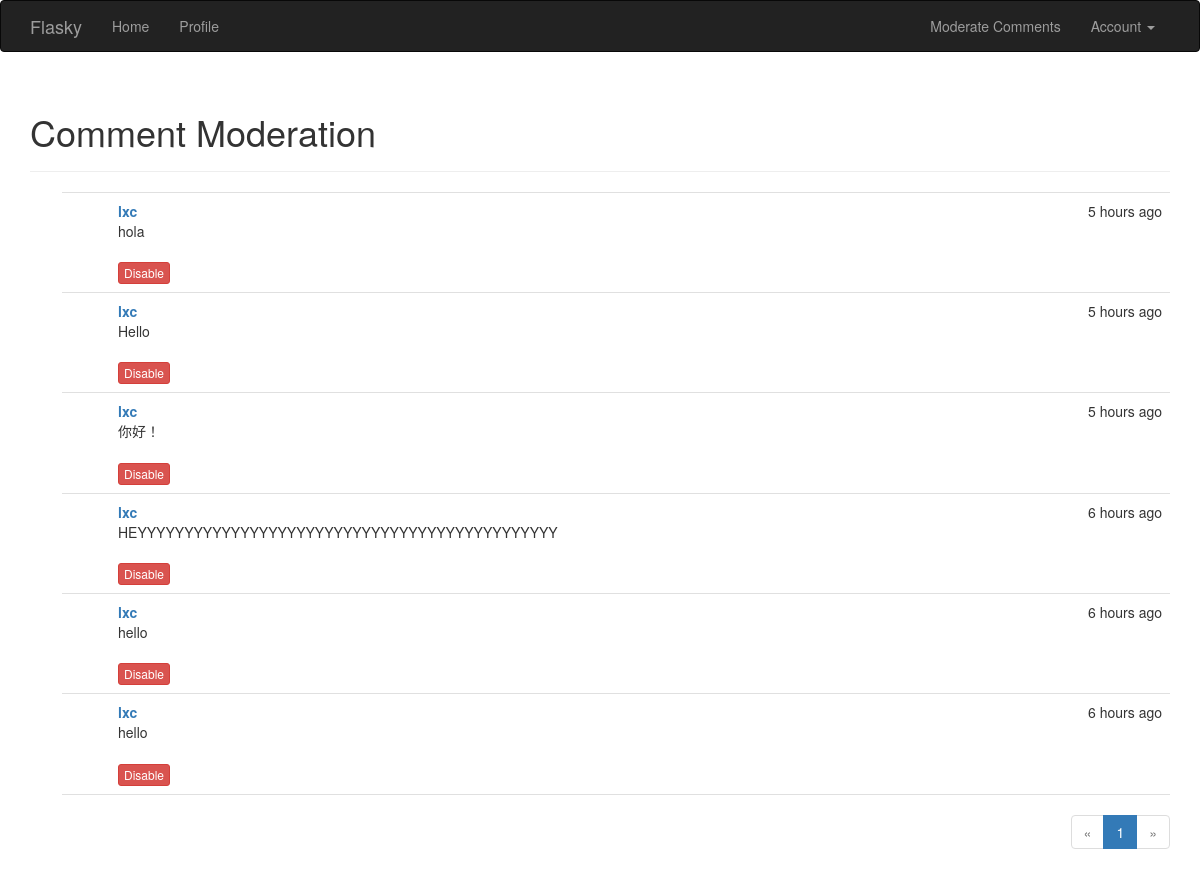
Page /moderate (signed in) on the earlier database version.
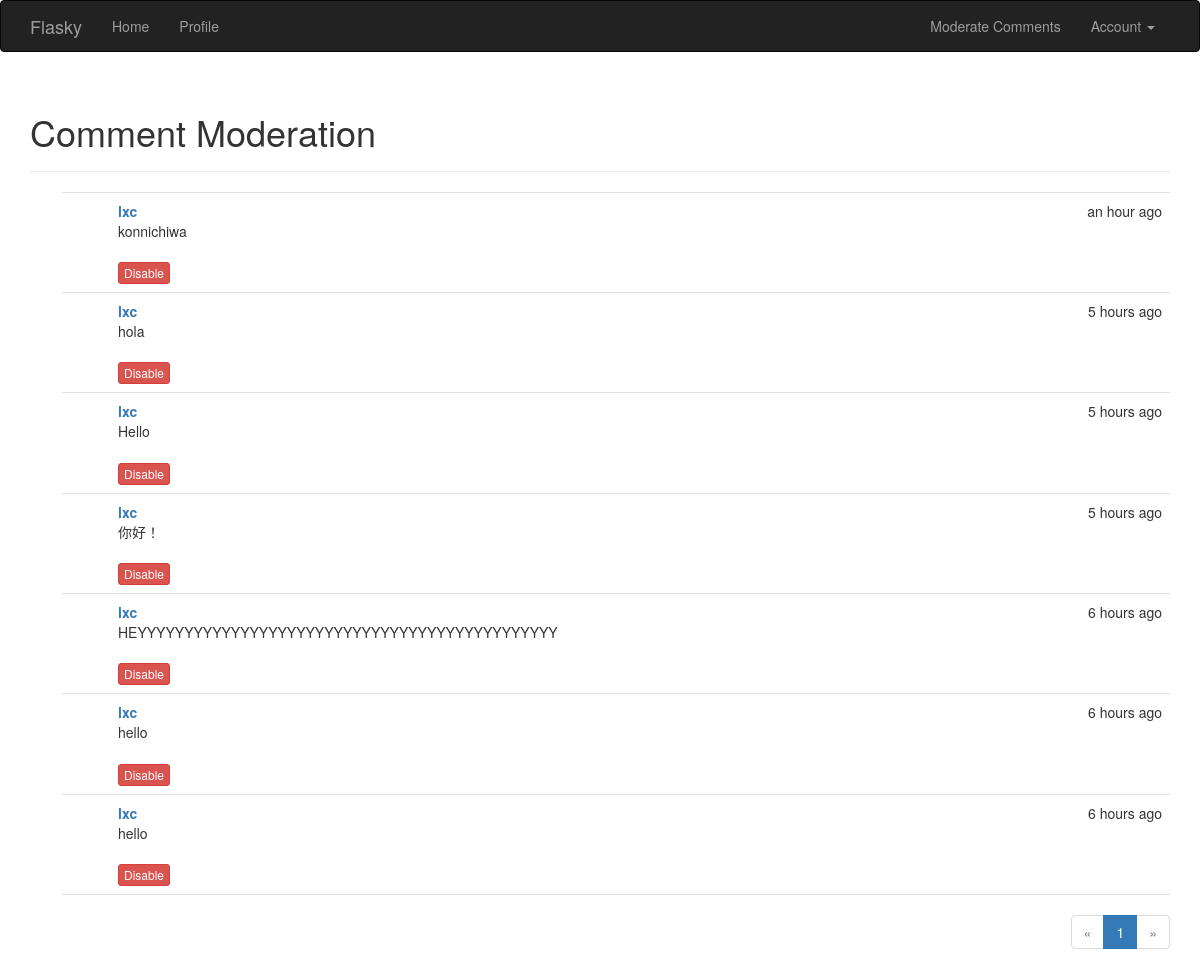
Same page on the later database version.
### app/models.py (models this page shows, shortened)
class Comment(db.Model):
    __tablename__ = 'comments'
    id = db.Column(db.Integer, primary_key=True)
    body = db.Column(db.Text)
    body_html = db.Column(db.Text)
    timestamp = db.Column(db.DateTime, index=True, default=datetime.utcnow)
    disabled = db.Column(db.Boolean)
    author_id = db.Column(db.Integer, db.ForeignKey('users.id'))
    post_id = db.Column(db.Integer, db.ForeignKey('posts.id'))

class User(UserMixin, db.Model):
    __tablename__ = 'users'
    id = db.Column(db.Integer, primary_key=True)
    username = db.Column(db.String(64), unique=True, index=True)
    email = db.Column(db.String(64), unique=True, index=True)
    role_id = db.Column(db.Integer, db.ForeignKey('roles.id'))
    password_hash = db.Column(db.String(128))
    confirmed = db.Column(db.Boolean, default=False)
    name = db.Column(db.String(64))
    location = db.Column(db.String(64))
    about_me = db.Column(db.Text)
    member_since = db.Column(db.DateTime(), default=datetime.utcnow)
    last_seen = db.Column(db.DateTime(), default=datetime.utcnow)
    posts = db.relationship('Post', backref='author', lazy='dynamic')
    followed = db.relationship('Follow',
                               foreign_keys=[Follow.follower_id],
                               backref=db.backref('follower', lazy='joined'),
                               lazy='dynamic',
                               cascade='all, delete-orphan')
    followers = db.relationship('Follow',
                                foreign_keys=[Follow.followed_id],
                                backref=db.backref('followed', lazy='joined'),
                                lazy='dynamic',
                                cascade='all, delete-orphan')
    comments = db.relationship('Comment', backref='author', lazy='dynamic')
    def can(self, permissions):
        return self.role is not None and (self.role.permissions & permissions) == permissions
    @property
    def password(self):
        raise AttributeError('password is not a readable attribute')
    def ping(self):
        self.last_seen = datetime.utcnow()
        db.session.add(self)

### app/main/views.py (the view)
@main.route('/moderate')
@login_required
@permission_required(Permission.MODERATE_COMMENTS)
def moderate():
    page = request.args.get('page', 1, type=int)
    pagination = Comment.query.order_by(Comment.timestamp.desc()).paginate(
        page, per_page=current_app.config['FLASKY_COMMENTS_PER_PAGE'],
        error_out=False)
    comments = pagination.items
    return render_template('moderate.html', comments=comments,
                           pagination=pagination, page=page)

### app/auth/views.py (called while the page is built)
@auth.before_app_request
def before_request():
    if current_user.is_authenticated:
        current_user.ping()
        if not current_user.confirmed \
                and request.endpoint[:5] != 'auth.' \
                and request.endpoint != 'static':
            return redirect(url_for('auth.unconfirmed'))

### app/main/__init__.py (called while the page is built)
@main.app_context_processor
def inject_permissions():
    return dict(Permission=Permission)

### app/models.py (called while the page is built)
@login_manager.user_loader
def load_user(user_id):
    return User.query.get(int(user_id))

### app/templates/moderate.html (shortened to what this page needs)
{% extends "base.html" %}
{% import "_macros.html" as macros %}
{% block page_content %}
<div class="page-header">
    <h1>Comment Moderation</h1>
</div>
{% set moderate = True %}
{% include '_comments.html' %}
{% if pagination %}
<div class="pagination">
    {{ macros.pagination_widget(pagination, '.moderate') }}
</div>
{% endif %}
{% endblock %}

### app/templates/_comments.html (shortened to what this page needs)
<ul class="comments">
    {% for comment in comments %}
    <li class="comment">
        <div class="comment-content">
            <div class="comment-date">{{ moment(comment.timestamp).fromNow() }}</div>
            <div class="comment-author"><a href="{{ url_for('.user', username=comment.author.username) }}">{{ comment.author.username }}</a></div>
            <div class="comment-body">
                {% if moderate or not comment.disabled %}
                    {% if comment.body_html %}
                        {{ comment.body_html | safe }}
                    {% else %}
                        {{ comment.body }}
                    {% endif %}
                {% endif %}
            </div>
            {% if moderate %}
                <br>
                {% if comment.disabled %}
                <a class="btn btn-default btn-xs" href="{{ url_for('.moderate_enable', id=comment.id, page=page) }}">Enable</a>
                {% else %}
                <a class="btn btn-danger btn-xs" href="{{ url_for('.moderate_disable', id=comment.id, page=page) }}">Disable</a>
                {% endif %}
            {% endif %}
        </div>
    </li>
    {% endfor %}
</ul>

Differences in the rows shown:
added Comment: timestamp "an hour ago", author.username "lxc", body_html "konnichiwa"
